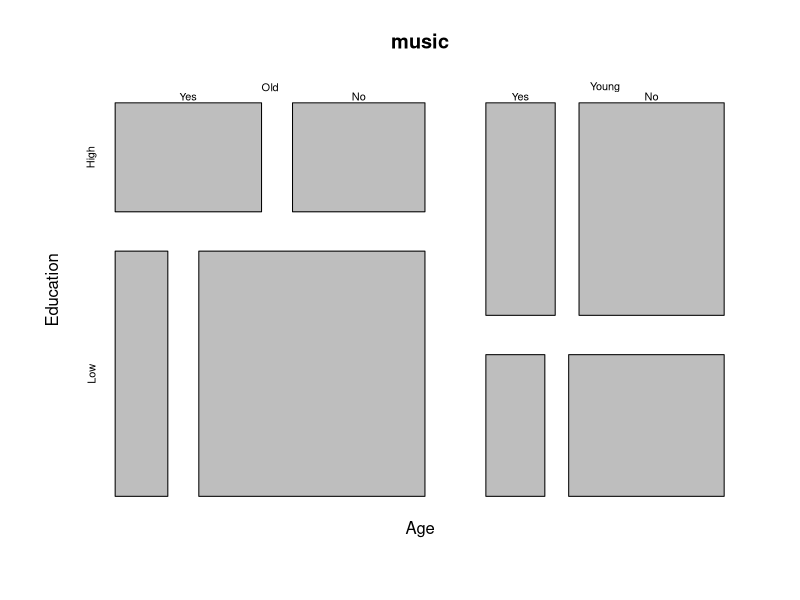
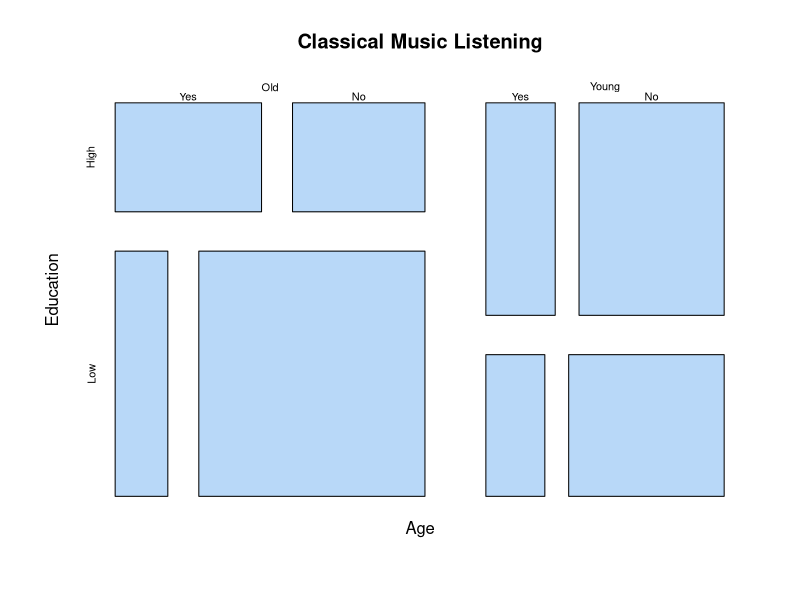

Write R code to recreate these figures, in order.
music = c(210, 194, 170, 110,
190, 406, 730, 290)
dim(music) = c(2, 2, 2)
dimnames(music) =
list(Age = c("Old", "Young"),
Education = c("High", "Low"),
Listen = c("Yes", "No"))
mosaicplot(music)
mosaicplot(music, col = hcl(240),
main = "Classical Music Listening")